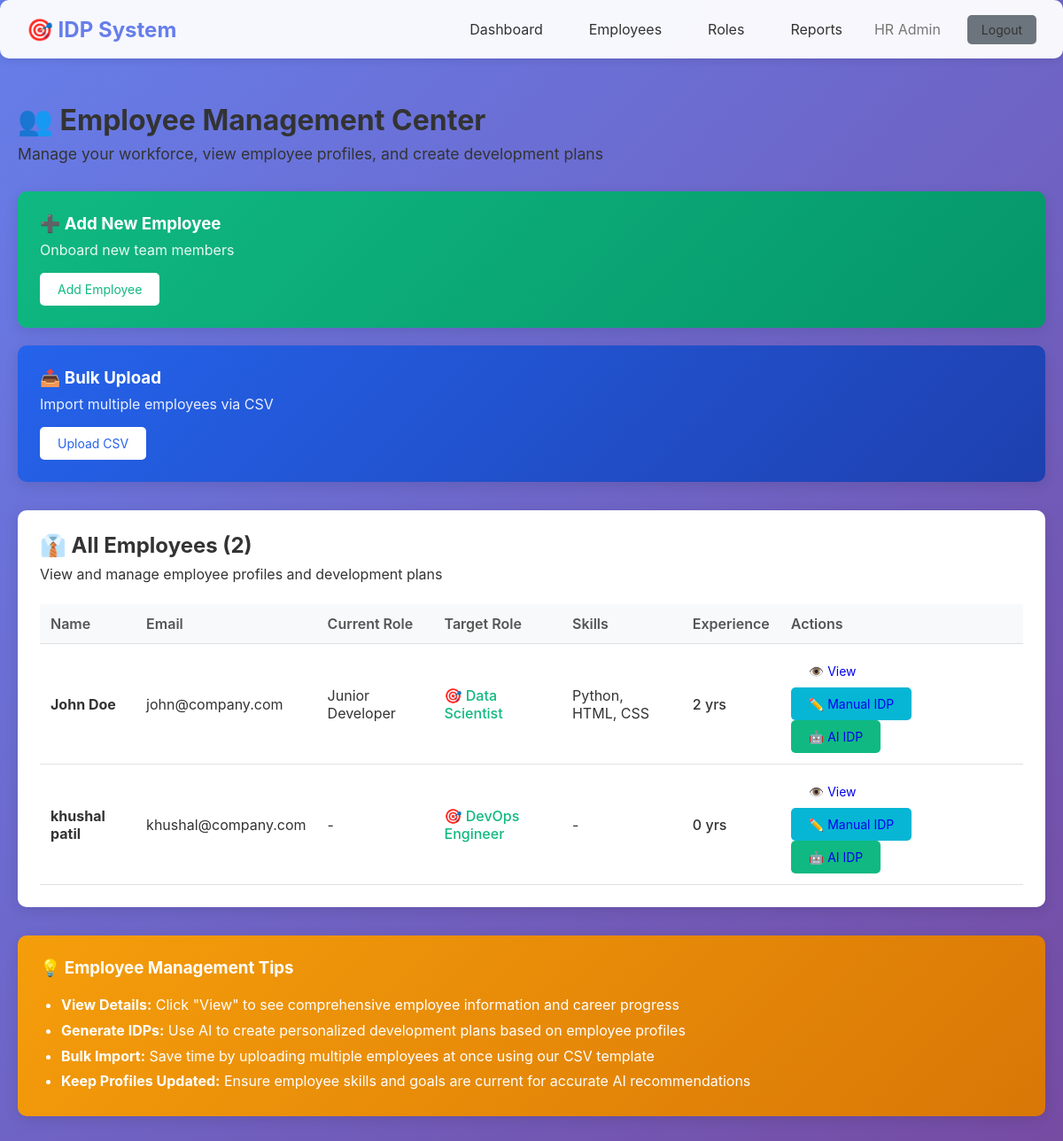
The app's page /hr/employees (signed in) with its own data.
### models/models.py (models this page shows, shortened)
class User(UserMixin, db.Model):
    __tablename__ = 'users'
    id = db.Column(db.Integer, primary_key=True)
    name = db.Column(db.String(100), nullable=False)
    email = db.Column(db.String(120), unique=True, nullable=False)
    password_hash = db.Column(db.String(255), nullable=False)
    role = db.Column(db.String(20), nullable=False, default='employee')  # 'hr' or 'employee'
    skills = db.Column(db.Text)  # Comma-separated skills
    experience = db.Column(db.Integer, default=0)  # Years of experience
    goal = db.Column(db.Text)  # Career goal
    current_role = db.Column(db.String(100))
    target_role = db.Column(db.String(100))
    created_at = db.Column(db.DateTime, default=datetime.utcnow)
    idps = db.relationship('IDP', backref='user', lazy=True, cascade='all, delete-orphan')

### routes/hr.py (the view)
@hr_bp.route('/employees')
@login_required
@hr_required
def employees():
    all_employees = User.query.filter_by(role='employee').all()
    return render_template('hr_employees.html', employees=all_employees)

### routes/hr.py (called while the page is built)
def hr_required(f):
    @wraps(f)
    def decorated_function(*args, **kwargs):
        if not current_user.is_authenticated or current_user.role != 'hr':
            flash('Access denied. HR privileges required.', 'error')
            return redirect(url_for('auth.login'))
        return f(*args, **kwargs)
    return decorated_function

### templates/hr_employees.html (shortened to what this page needs)
{% extends "base.html" %}
{% block content %}
<div style="margin-bottom: 2rem;">
    <h1 style="color: var(--text-primary); margin-bottom: 0.5rem;">👥 Employee Management Center</h1>
    <p style="color: var(--text-secondary); font-size: 1.1rem;">
        Manage your workforce, view employee profiles, and create development plans
    </p>
</div>
<div class="dashboard-grid" style="margin-bottom: 2rem;">
    <div class="card" style="background: linear-gradient(135deg, #10b981 0%, #059669 100%); color: white; border: none;">
        <h3 style="color: white; margin-bottom: 0.5rem;">➕ Add New Employee</h3>
        <p style="margin-bottom: 1rem; opacity: 0.9;">Onboard new team members</p>
        <a href="{{ url_for('hr.add_employee') }}" class="btn" style="background: white; color: #10b981;">
            Add Employee
        </a>
    </div>
    <div class="card" style="background: linear-gradient(135deg, #2563eb 0%, #1e40af 100%); color: white; border: none;">
        <h3 style="color: white; margin-bottom: 0.5rem;">📤 Bulk Upload</h3>
        <p style="margin-bottom: 1rem; opacity: 0.9;">Import multiple employees via CSV</p>
        <a href="{{ url_for('hr.upload_csv') }}" class="btn" style="background: white; color: #2563eb;">
            Upload CSV
        </a>
    </div>
</div>
<div class="card">
    <div style="display: flex; justify-content: space-between; align-items: center; margin-bottom: 1.5rem;">
        <div>
            <h2 style="color: var(--text-primary); margin-bottom: 0.5rem;">👔 All Employees ({{ employees|length }})</h2>
            <p style="color: var(--text-secondary); margin: 0;">View and manage employee profiles and development plans</p>
        </div>
    </div>
    {% if employees %}
    <div style="overflow-x: auto;">
        <table>
            <thead>
                <tr>
                    <th>Name</th>
                    <th>Email</th>
                    <th>Current Role</th>
                    <th>Target Role</th>
                    <th>Skills</th>
                    <th>Experience</th>
                    <th>Actions</th>
                </tr>
            </thead>
            <tbody>
                {% for employee in employees %}
                <tr>
                    <td><strong style="color: var(--primary-color);">{{ employee.name }}</strong></td>
                    <td>{{ employee.email }}</td>
                    <td>{{ employee.current_role or '-' }}</td>
                    <td>
                        {% if employee.target_role %}
                        <span style="color: #10b981; font-weight: 500;">🎯 {{ employee.target_role }}</span>
                        {% else %}
                        <span style="color: #6b7280;">Not set</span>
                        {% endif %}
                    </td>
                    <td>{{ employee.skills[:30] + '...' if employee.skills and employee.skills|length > 30 else employee.skills or '-' }}</td>
                    <td><span style="font-weight: 500;">{{ employee.experience }} yrs</span></td>
                    <td>
                        <a href="{{ url_for('hr.employee_detail', user_id=employee.id) }}" class="btn btn-small" style="margin-right: 0.5rem;">
                            👁️ View
                        </a>
                        <a href="{{ url_for('hr.create_manual_idp', user_id=employee.id) }}" class="btn btn-small" style="background: #06b6d4; margin-right: 0.5rem;">
                            ✏️ Manual IDP
                        </a>
                        <a href="{{ url_for('hr.generate_idp', user_id=employee.id) }}" class="btn btn-small" style="background: #10b981;">
                            🤖 AI IDP
                        </a>
                    </td>
                </tr>
                {% endfor %}
            </tbody>
        </table>
    </div>
    {% endif %}
</div>
<div class="card" style="margin-top: 2rem; background: linear-gradient(135deg, #f59e0b 0%, #d97706 100%); color: white; border: none;">
    <h3 style="color: white; margin-bottom: 1rem;">💡 Employee Management Tips</h3>
    <ul style="margin: 0; padding-left: 1.5rem; line-height: 1.8;">
        <li><strong>View Details:</strong> Click "View" to see comprehensive employee information and career progress</li>
        <li><strong>Generate IDPs:</strong> Use AI to create personalized development plans based on employee profiles</li>
        <li><strong>Bulk Import:</strong> Save time by uploading multiple employees at once using our CSV template</li>
        <li><strong>Keep Profiles Updated:</strong> Ensure employee skills and goals are current for accurate AI recommendations</li>
    </ul>
</div>
{% endblock %}

### templates/base.html (shortened to what this page needs)
<!DOCTYPE html>
<html lang="en">
<head>
</head>
<body>
    {% if current_user.is_authenticated %}
    <div class="navbar">
        <div class="navbar-content">
            <div class="navbar-brand">🎯 IDP System</div>
            <div class="navbar-menu">
                {% if current_user.role == 'hr' %}
                    <a href="{{ url_for('hr.dashboard') }}">Dashboard</a>
                    <a href="{{ url_for('hr.employees') }}">Employees</a>
                    <a href="{{ url_for('hr.roles') }}">Roles</a>
                    <a href="{{ url_for('hr.reports') }}">Reports</a>
                {% else %}
                    <a href="{{ url_for('employee.dashboard') }}">My IDPs</a>
                    <a href="{{ url_for('employee.profile') }}">Profile</a>
                {% endif %}
                <span style="color: #777;">{{ current_user.name }}</span>
                <a href="{{ url_for('auth.logout') }}" class="btn btn-secondary" style="margin-left: 10px;">Logout</a>
            </div>
        </div>
    </div>
    {% endif %}
    <div class="container">
        {% block content %}{% endblock %}
    </div>
</body>
</html>

### templates/base.html (style rules this page uses)
* { margin: 0; padding: 0; box-sizing: border-box; }
body { font-family: -apple-system, BlinkMacSystemFont, 'Segoe UI', Roboto, Oxygen, Ubuntu, sans-serif; background: linear-gradient(135deg, #667eea 0%, #764ba2 100%); min-height: 100vh; color: #333; }
.container { max-width: 1200px; margin: 0 auto; padding: 20px; }
.navbar { background: rgba(255, 255, 255, 0.95); backdrop-filter: blur(10px); padding: 15px 30px; box-shadow: 0 2px 10px rgba(0,0,0,0.1); margin-bottom: 30px; border-radius: 10px; }
.navbar-content { display: flex; justify-content: space-between; align-items: center; max-width: 1200px; margin: 0 auto; }
.navbar-brand { font-size: 24px; font-weight: bold; color: #667eea; }
.navbar-menu { display: flex; gap: 20px; align-items: center; }
.navbar-menu a { text-decoration: none; color: #333; padding: 8px 16px; border-radius: 5px; transition: all 0.3s; }
.btn { padding: 10px 20px; border: none; border-radius: 5px; cursor: pointer; font-size: 14px; transition: all 0.3s; text-decoration: none; display: inline-block; }
.btn-secondary { background: #6c757d; color: white; }
.card { background: white; border-radius: 10px; padding: 25px; box-shadow: 0 4px 15px rgba(0,0,0,0.1); margin-bottom: 20px; }
table { width: 100%; border-collapse: collapse; }
table th, table td { padding: 12px; text-align: left; border-bottom: 1px solid #e0e0e0; }
table th { background: #f8f9fa; font-weight: 600; color: #555; }

### records on screen
User: name "HR Admin"
User: name "John Doe", email "john@company.com", current_role "Junior Developer", target_role "Data Scientist", skills "Python, HTML, CSS", experience "2"
User: name "khushal patil", email "khushal@company.com", current_role "-", target_role "DevOps Engineer", skills "-", experience "0"

### other values on screen
{{ employees|length }} "2"
